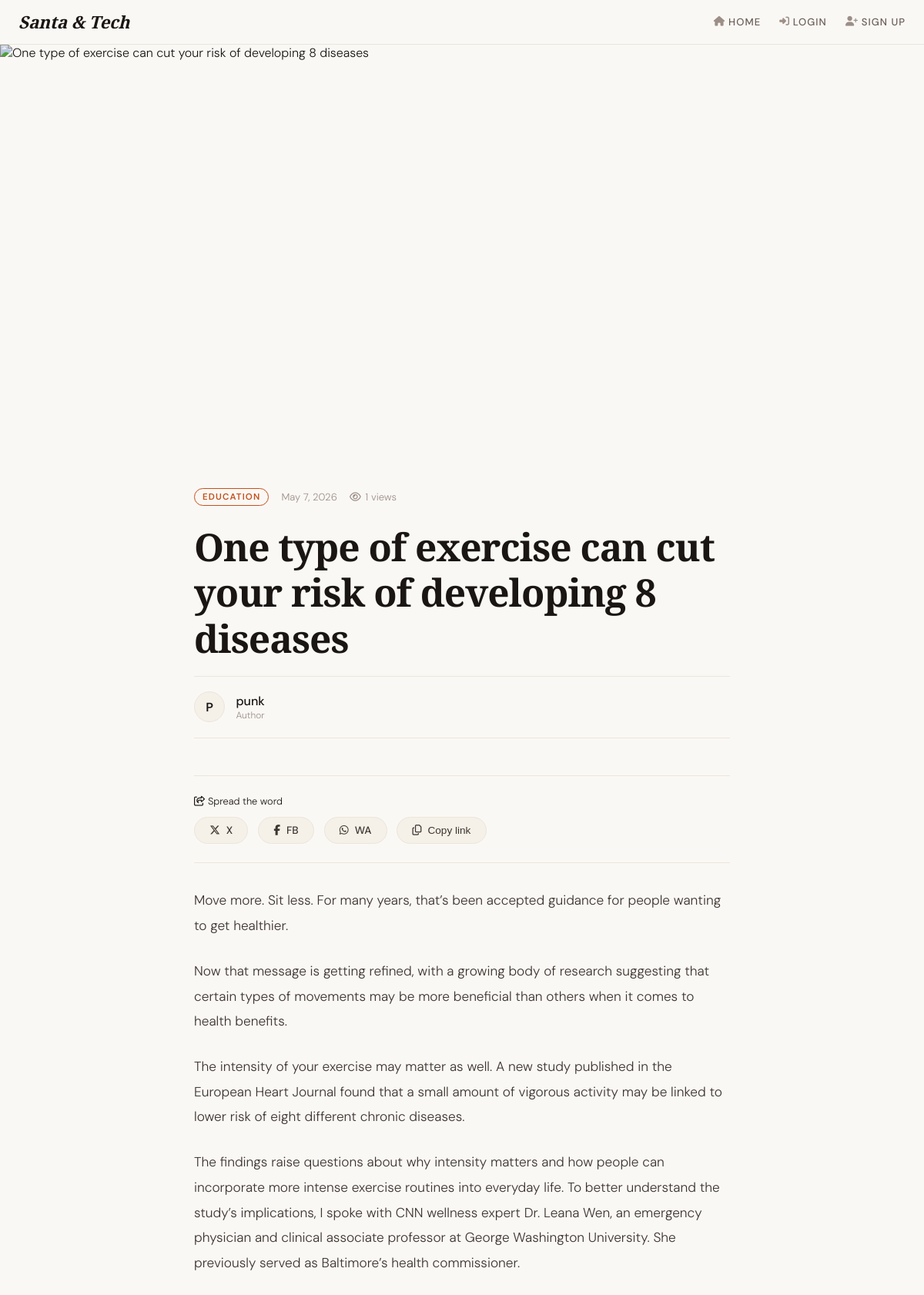
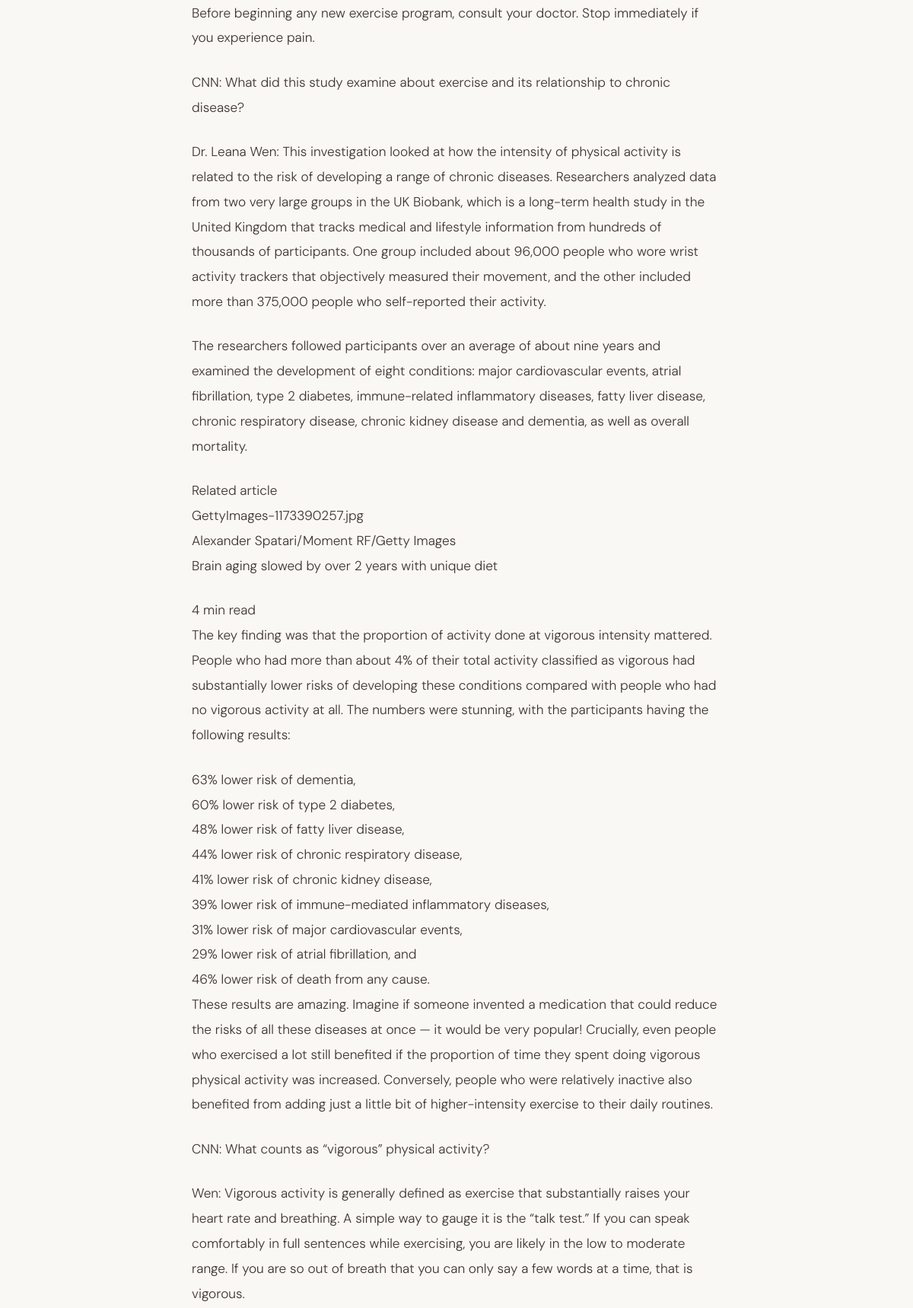
Screenshot of /post/one-type-of-exercise-can-cut-your-risk-of-developing-8-diseases/ (upper part) with the database file from the repository (2 pictures, top to bottom).
### blogs/models.py (models this page shows, shortened)
class Post(models.Model):
    class Category(models.TextChoices):
        NEWS = 'news', 'News'
        EDUCATION = 'education', 'Education'
        MAKEMONEY = 'makemoney', 'Makemoney'
        DIGITAL = 'digital', 'Digital'
        TECHNOLOGY = 'technology', 'Technology'
    title = models.CharField(max_length=200)
    content = models.TextField()
    image = CloudinaryField('image', blank=True, null=True)
    created_at = models.DateTimeField(auto_now_add=True)
    author = models.ForeignKey(User, on_delete=models.CASCADE)
    views = models.PositiveIntegerField(default=0)
    slug = models.SlugField(max_length=200, unique=True)
    category = models.CharField(
        max_length=15,
        choices=Category.choices,
        default=Category.TECHNOLOGY
    )
    def save(self, *args, **kwargs):
        if not self.slug:
            import uuid
            self.slug = slugify(self.title) + "-" + str(uuid.uuid4())[:6]
        super().save(*args, **kwargs)

class User(AbstractBaseUser, PermissionsMixin):
    class UserType(models.TextChoices):
        READER = 'reader', 'Reader'
        AUTHOR = 'author', 'Author'
        ADMIN = 'admin', 'Admin'
    id = models.AutoField(primary_key=True)
    username = models.CharField(max_length=150, unique=True)
    email = models.EmailField(unique=True)
    earnings = models.DecimalField(max_digits=10, decimal_places=2, default=0.00)
    userType = models.CharField(
        max_length=10,
        choices=UserType.choices,
        default=UserType.READER
    )
    is_staff = models.BooleanField(default=False)
    is_active = models.BooleanField(default=True)
    date_joined = models.DateTimeField(auto_now_add=True)
    updated_at = models.DateTimeField(auto_now=True)
    profile_picture = CloudinaryField('profile_picture', blank=True, null=True)
    objects = CustomUserManager()
    USERNAME_FIELD = 'email'
    REQUIRED_FIELDS = ['username']

### blogs/views.py (the view, shortened to what this page needs)
# urls.py: path('post/<slug:slug>/', views.post, name='post'),
def post(request, slug):
    post = get_object_or_404(Post, slug=slug)
    post.views += 1
    if post.views % 1000 == 0:
        post.author.earnings += Decimal('1.00')
        post.author.save()
    post.save()
    comments = post.comments.filter(parent__isnull=True).order_by("-created_at")
    return render(request, "SinglePost.html", {
        "post": post,
        "comments": comments
    })

### blogs/templates/SinglePost.html (shortened to what this page needs)
<!DOCTYPE html>
<html lang="en">
<head>
    <link rel="stylesheet" href="https://cdnjs.cloudflare.com/ajax/libs/font-awesome/6.5.1/css/all.min.css">
</head>
<body>
    <nav>
        <div class="nav-container">
            <a href="/" class="nav-brand">Santa &amp; Tech</a>
            <div class="nav-links-wrapper" id="navLinksWrapper">
                <ul class="nav-links">
                    <li><i class="fas fa-home"></i> <a href="/">Home</a></li>
                    {% if user.is_authenticated %}
                        <li><i class="fas fa-chart-bar"></i> <a href="{% url 'dashboard' %}">Dashboard</a></li>
                        <li><i class="fas fa-sign-out-alt"></i> <a href="{% url 'logout' %}">Logout</a></li>
                    {% else %}
                        <li><i class="fas fa-sign-in-alt"></i> <a href="{% url 'login' %}">Login</a></li>
                        <li><i class="fas fa-user-plus"></i> <a href="{% url 'signup' %}">Sign Up</a></li>
                    {% endif %}
                </ul>
            </div>
        </div>
    </nav>
    {% if post.image %}
    <div class="post-hero">
        <img src="{{ post.image.url }}" alt="{{ post.title }}">
    </div>
    {% endif %}
    <div class="post-wrapper">
        <div class="post-meta">
            <span class="meta-tag">{{ post.category }}</span>
            <span class="meta-date">{{ post.created_at|date:"F j, Y" }}</span>
            <span class="meta-views">
                <i class="far fa-eye"></i> {{ post.views }} views
            </span>
        </div>
        <h1 class="post-title">{{ post.title }}</h1>
        <div class="author-bar">
            <div class="author-avatar">{{ post.author.username|slice:":1"|upper }}</div>
            <div>
                <div class="author-name" style="font-weight: 500;">{{ post.author.get_full_name|default:post.author.username }}</div>
                <div class="author-label" style="font-size: 0.75rem; color: var(--ink-muted);">Author</div>
            </div>
        </div>
        <div class="share-section">
            <div style="font-size: 0.8rem; margin-bottom: 0.8rem;"><i class="fa-regular fa-share-from-square"></i> Spread the word</div>
            <div class="share-buttons">
                <a href="#" class="share-btn" id="shareX"><i class="fa-brands fa-x-twitter"></i> X</a>
                <a href="#" class="share-btn" id="shareFacebook"><i class="fa-brands fa-facebook-f"></i> FB</a>
                <a href="#" class="share-btn" id="shareWhatsApp"><i class="fa-brands fa-whatsapp"></i> WA</a>
                <button class="share-btn" id="copyLinkBtn"><i class="fa-regular fa-copy"></i> Copy link</button>
            </div>
        </div>
        <div class="post-content">
            {{ post.content|safe|linebreaks }}
        </div>
    </div>
</body>
</html>

### blogs/templates/SinglePost.html (style rules this page uses)
*, *::before, *::after { box-sizing: border-box; margin: 0; padding: 0; }
:root { --ink: #1a1614; --ink-mid: #3d3530; --ink-soft: #6b5f58; --ink-muted: #9c8f87; --paper: #faf8f5; --paper-warm: #f5f0e8; --paper-mid: #ece6da; --accent: #c4501a; --accent-soft: #e8d5c4; --serif: 'Playfair Display', Georgia, serif; --sans: 'DM Sans', system-ui, sans-serif; --shadow-sm: 0 6px 20px rgba(0, 0, 0, 0.05); }
body { background: var(--paper); color: var(--ink); font-family: var(--sans); font-weight: 300; min-height: 100vh; }
nav { position: sticky; top: 0; z-index: 1000; background: rgba(250, 248, 245, 0.96); backdrop-filter: blur(12px); border-bottom: 1px solid var(--paper-mid); padding: 0.8rem 1.5rem; }
.nav-container { max-width: 1400px; margin: 0 auto; display: flex; align-items: center; justify-content: space-between; flex-wrap: wrap; }
.nav-brand { font-family: var(--serif); font-style: italic; font-size: 1.4rem; font-weight: 700; color: var(--ink); text-decoration: none; letter-spacing: -0.01em; transition: opacity 0.2s; }
.nav-links-wrapper { display: flex; align-items: center; }
.nav-links { display: flex; gap: 1.5rem; list-style: none; align-items: center; flex-wrap: wrap; margin: 0; transition: all 0.3s cubic-bezier(0.2, 0.9, 0.4, 1.1); }
.nav-links li { display: flex; align-items: center; gap: 0.3rem; }
.nav-links a { font-size: 0.82rem; font-weight: 500; letter-spacing: 0.08em; text-transform: uppercase; color: var(--ink-soft); text-decoration: none; transition: color 0.2s; white-space: nowrap; }
.nav-links i { font-size: 0.8rem; color: var(--ink-muted); }
.post-hero { width: 100%; max-height: 520px; overflow: hidden; position: relative; }
.post-hero img { width: 100%; height: 520px; object-fit: cover; display: block; filter: brightness(0.92); }
.post-hero::after { content: ''; position: absolute; inset: 0; background: linear-gradient(to bottom, transparent 50%, var(--paper) 100%); pointer-events: none; }
.post-wrapper { max-width: 760px; margin: 0 auto; padding: 0 2rem 6rem; }
.post-meta { display: flex; align-items: center; gap: 1rem; flex-wrap: wrap; margin: 3.5rem 0 1.5rem; }
.meta-tag { font-size: 0.72rem; font-weight: 600; letter-spacing: 0.1em; text-transform: uppercase; color: var(--accent); border: 1px solid var(--accent); padding: 3px 10px; border-radius: 30px; }
.meta-date, .meta-views { font-size: 0.82rem; color: var(--ink-muted); display: flex; align-items: center; gap: 0.35rem; }
.post-title { font-family: var(--serif); font-size: clamp(2rem, 5vw, 3.1rem); font-weight: 700; line-height: 1.2; letter-spacing: -0.02em; color: var(--ink); margin-bottom: 1.2rem; }
.author-bar { display: flex; align-items: center; gap: 0.9rem; padding: 1.2rem 0; border-top: 1px solid var(--paper-mid); border-bottom: 1px solid var(--paper-mid); margin-bottom: 3rem; }
.author-avatar { width: 40px; height: 40px; border-radius: 50%; background: var(--paper-warm); border: 1.5px solid var(--paper-mid); display: flex; align-items: center; justify-content: center; font-weight: 600; }
.share-section { margin: 2rem 0 2rem; padding: 1.5rem 0; border-top: 1px solid var(--paper-mid); border-bottom: 1px solid var(--paper-mid); }
.share-buttons { display: flex; gap: 0.8rem; flex-wrap: wrap; }
.share-btn { display: inline-flex; align-items: center; gap: 0.5rem; padding: 0.5rem 1.2rem; border-radius: 40px; font-size: 0.85rem; font-weight: 500; background: var(--paper-warm); color: var(--ink-mid); border: 1px solid var(--paper-mid); cursor: pointer; transition: all 0.2s; text-decoration: none; }
.post-content { font-size: 1.08rem; line-height: 1.9; color: var(--ink-mid); }
.post-content p { margin-bottom: 1.6rem; }

### rows the page displays
Post: category "EDUCATION", created_at "May 7, 2026", views "1", title "One type of exercise can cut your risk of developing 8 diseases", author.username "P", author.get_full_name "punk", content "Move more. Sit less. For many years, that’s been accepted guidance for people wanting to get healthier. Now that message is getting refined, with a growing body of research suggesting that certain types of movements may be more beneficial than others when it comes to health benefits. The intensity of your exercise may matter as well. A new study published in the European Heart Journal found that a small amount of vigorous activity may be linked to lower risk of eight different chronic diseases. The findings raise questions about why intensity matters and how people can incorporate more intense exercise routines into everyday life. To better understand the study’s implications, I spoke with…"
